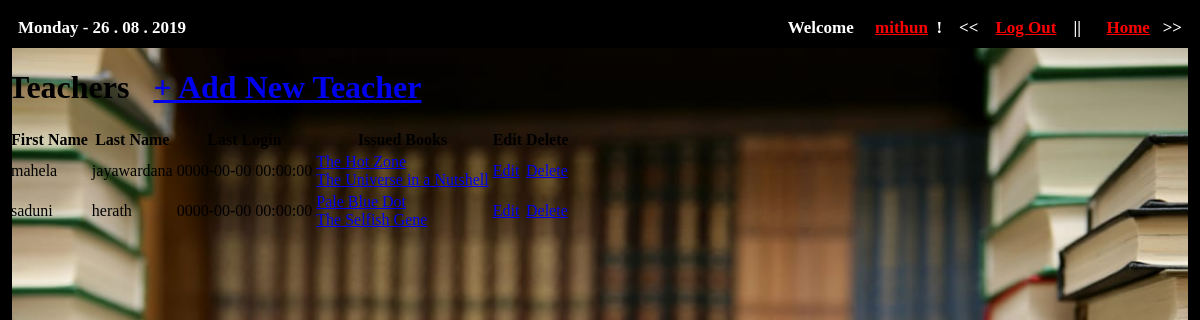
/src/teacher.php (signed in), run on the app's committed database.
### tables this page shows
CREATE TABLE IF NOT EXISTS `user` (
`id` int(11) NOT NULL,
  `user_type` varchar(40) NOT NULL,
  `first_name` varchar(50) NOT NULL,
  `last_name` varchar(100) NOT NULL,
  `email` varchar(100) NOT NULL,
  `password` varchar(40) NOT NULL,
  `last_login` datetime NOT NULL,
  `is_deleted` tinyint(1) NOT NULL,
  `require_delete_account` tinyint(1) NOT NULL
);

CREATE TABLE IF NOT EXISTS `books` (
`book_id` int(5) NOT NULL,
  `book_name` varchar(300) NOT NULL,
  `book_author` varchar(100) NOT NULL,
  `is_available` tinyint(1) NOT NULL,
  `category` varchar(100) NOT NULL,
  `quantity` int(5) NOT NULL
);

### src/teacher.php (the view, shortened to what this page needs)
<?php require_once('../inc/connection.php'); ?>
<?php require_once('../inc/functions.php') ?>
<?php
	function books_issue($id) {
		global $connection;
		$book_list = '';
		$queries = "SELECT book_name, book_id FROM books INNER JOIN borrow ON books.book_id = borrow.borrow_book_id WHERE book_borrow_user = $id ";
		$books = mysqli_query($connection, $queries);
		while ($book = mysqli_fetch_assoc($books)) {
			$book_list .= "<a href=\"book.php?book_name={$book['book_name']}\">";
			$book_list .= $book['book_name'];
			$book_list .= "</a>";
			$book_list .= "<br>";
		}
		return $book_list;
	}
	$user_list = '';
	$query = "SELECT * FROM user WHERE is_deleted=0 AND user_type = 'Teacher' ORDER BY user_type";
	$users = mysqli_query($connection, $query);
	while ($user = mysqli_fetch_assoc($users)) {
		$user_book = books_issue($user['id']);
		$user_list .= "<tr>";
		$user_list .= "<td>{$user['first_name']}</td>";
		$user_list .= "<td>{$user['last_name']}</td>";
		$user_list .= "<td>{$user['last_login']}</td>";
		$user_list .= "<td>{$user_book}</td>";
		$user_list .= "<td><a href=\"modifyUser.php?user_id={$user['id']}\">Edit</a></td>";
		$user_list .= "<td><a href=\"deleteUser.php?user_id={$user['id']}\">Delete</a></td>";
		$user_list .= "</tr>";
	}
?>
<!DOCTYPE html>
<html>
	<head>
		<link rel="stylesheet" type="text/css" href="../asserts/css/common.css">
		<link rel="stylesheet" type="text/css" href="../asserts/css/all.css">
		<link rel="stylesheet" type="text/css" href="../asserts/css/student.css">
	</head>
	<body>
		<header>
		</header>
		<div class="data">
			<h1>Teachers&nbsp;&nbsp; <span><a href="addUser.php">+ Add New Teacher</a></span></h1>
			<table class="masterlist">
				<tr>
					<th>First Name</th>
					<th>Last Name</th>
					<th>Last Login</th>
					<th>Issued Books</th>
					<th>Edit</th>
					<th>Delete</th>
				</tr>
				<?php echo $user_list; ?>
			</table>
		</div>
	</body>
</html>

### asserts/css/common.css (style rules this page uses)
header { overflow: auto; padding: 10px; background: black; margin-top: 0px; }

### asserts/css/all.css (style rules this page uses)
body { background-image: url(../images/background3.jpg); background-repeat: no-repeat; background-size: 98% 95% ; background-position: center; background-attachment: fixed; background-color: black; }

### data on the page
user: first_name "mahela", last_name "jayawardana", last_login "0000-00-00 00:00:00"
books: value "The Hot Zone"
books: value "The Universe in a Nutshell"
user: first_name "saduni", last_name "herath", last_login "0000-00-00 00:00:00"
books: value "Pale Blue Dot"
books: value "The Selfish Gene"

### other printed values
$_SESSION["first_name"] "mithun"
